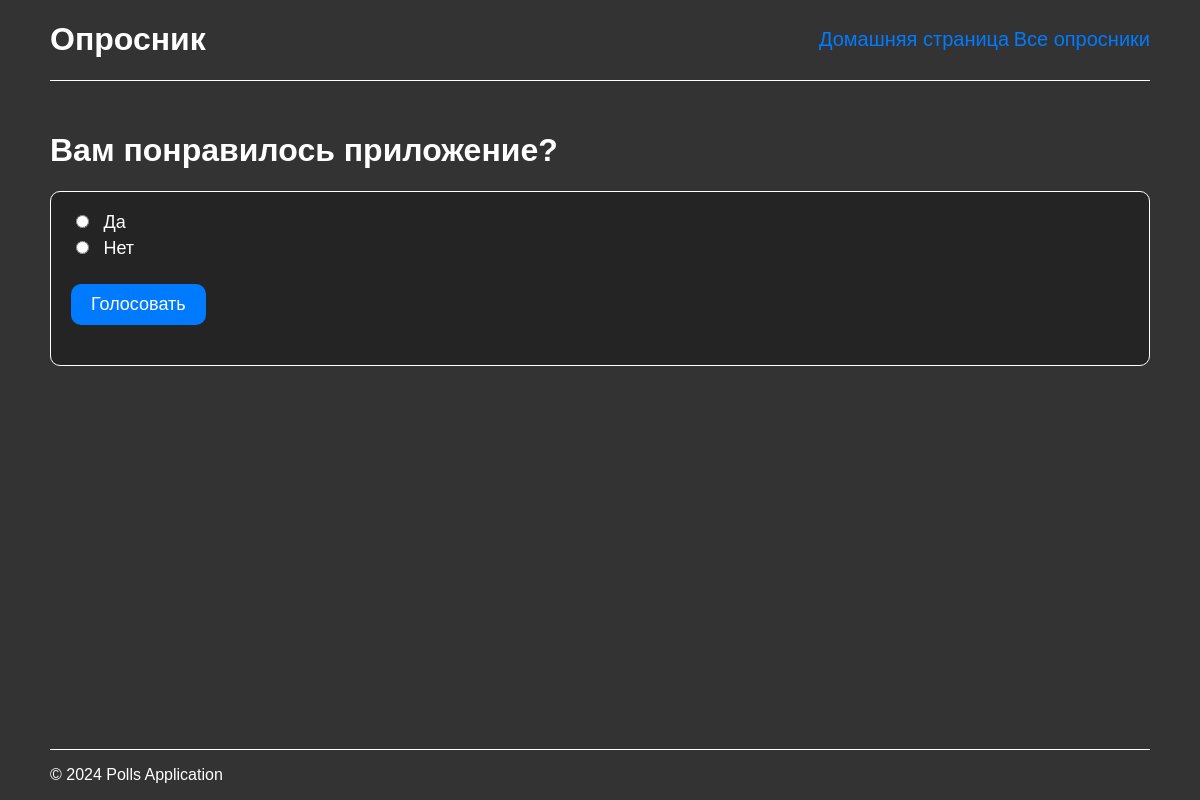
Page /client/2/ on the committed database.
### client/models.py (models this page shows, shortened)
class Poll(models.Model):
    question = models.CharField(max_length=200)
    pub_date = models.DateTimeField('date published')

class Choice(models.Model):
    poll = models.ForeignKey(Poll, on_delete=models.CASCADE)
    choice_text = models.CharField(max_length=200)
    votes = models.IntegerField(default=0)

### client/views.py (the view)
# urls.py: path('<int:poll_id>/', views.detail, name='detail'),
def detail(request, poll_id):
    poll = get_object_or_404(Poll, pk=poll_id)
    return render(request, 'client/detail.html', {'poll': poll})

### client/templates/client/detail.html (shortened to what this page needs)
{% extends 'client/base.html' %}
{% block content %}
    <h1>{{ poll.question }}</h1>
    <form action="{% url 'client:vote' poll.id %}" method="post">
    {% for choice in poll.choice_set.all %}
        <input type="radio" name="choice" id="choice{{ forloop.counter }}" value="{{ choice.id }}">
        <label for="choice{{ forloop.counter }}">{{ choice.choice_text }}</label><br>
    {% endfor %}
    <input type="submit" value="Голосовать">
    </form>
{% endblock %}

### client/static/css/styles.css (style rules this page uses)
html, body { height: 100%; color: white; }
h1 { color: #ffffff; }
form { background: #242424; padding: 20px; border: 1px solid white; border-radius: 10px; margin-top: 20px; }
form > label { color: white; font-size: 18px; }
input[type="radio"] { margin-right: 10px; margin-bottom: 10px; }
input[type="submit"] { margin: 20px 0px; background-color: #007bff; color: #fff; border: none; padding: 10px 20px; cursor: pointer; border-radius: 10px; font-size: 18px; }

### rows in the picture
Poll: question "Вам понравилось приложение?"
Choice: choice_text "Да"
Choice: choice_text "Нет"
